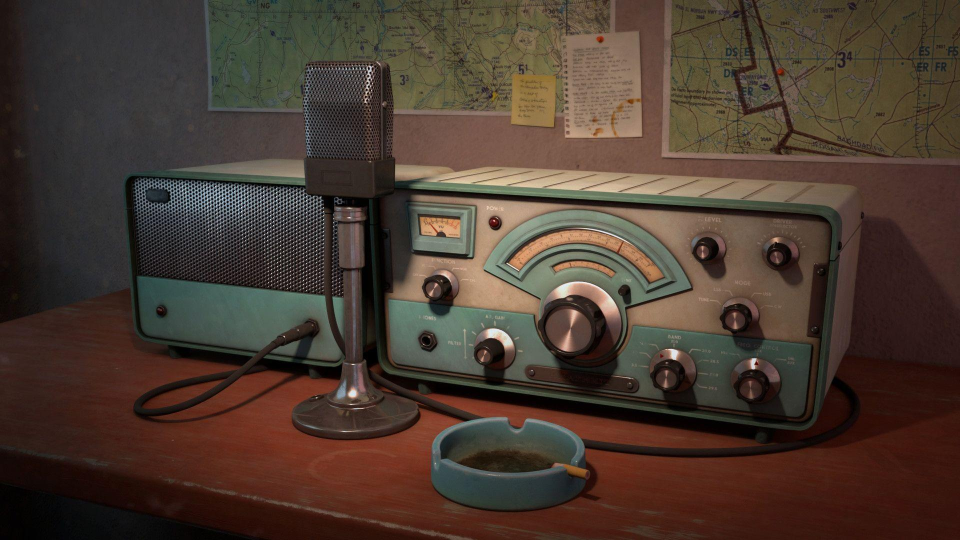
#> input picture PythonApps/imageMaker/RadioWallpaper.jpg, 1920 x 1080 px (shown at 1/2 size); its folder holds only this picture in this run
$ python makeRGB565imgFile.py
#> lines starting #> are read from the running program, lines starting #| are printed output that depends on the picture
#!/usr/bin/env python3
"""
Generate RGB565 C headers from local random image files.

Behavior:
- Scans this folder for image files: .jpg/.jpeg/.png/.webp/.bmp
- Generates one header per image into ../../src
- Output names follow the source stem only: <source_stem>.h
- Detects source image format
- Applies smart crop to target size before RGB565 conversion
"""

from pathlib import Path
from PIL import Image

INPUT_SUFFIXES = {".jpg", ".jpeg", ".png", ".webp", ".bmp"}
OUTPUT_DIR = Path("../../src")
VALUES_PER_LINE = 12
# 4"
TARGET_WIDTH = 480
TARGET_HEIGHT = 320
# 2.4......
#TARGET_WIDTH = 320
#TARGET_HEIGHT = 240

def rgb888_to_rgb565(r: int, g: int, b: int) -> int:
    return ((r & 0xF8) << 8) | ((g & 0xFC) << 3) | (b >> 3)


def make_c_identifier(stem: str) -> str:
    out = "".join(ch if ch.isalnum() else "_" for ch in stem)
    while "__" in out:
        out = out.replace("__", "_")
    out = out.strip("_")
    if not out:
        out = "image"
    if out[0].isdigit():
        out = "img_" + out
    return out


def smart_crop_to_target(img: Image.Image, target_w: int, target_h: int) -> Image.Image:
    src_w, src_h = img.size
    target_aspect = target_w / target_h
    src_aspect = src_w / src_h

    if src_aspect > target_aspect:
        crop_h = src_h
        crop_w = int(round(crop_h * target_aspect))
        gray = img.convert("L")
        # Saliency from horizontal intensity changes; choose the most "informative" window.
        row_center = src_h // 2
        energies = []
        for x in range(0, src_w - crop_w + 1):
            e = 0
            for y in range(max(1, row_center - 20), min(src_h - 1, row_center + 20)):
                prev_px = gray.getpixel((x, y))
                for dx in range(1, min(crop_w, 64)):
                    cur_px = gray.getpixel((x + dx, y))
                    e += abs(cur_px - prev_px)
                    prev_px = cur_px
            energies.append(e)
        if energies:
            x0 = max(0, min(src_w - crop_w, energies.index(max(energies))))
        else:
            x0 = (src_w - crop_w) // 2
        y0 = 0
    else:
        crop_w = src_w
        crop_h = int(round(crop_w / target_aspect))
        gray = img.convert("L")
        # Saliency from vertical intensity changes; choose the most "informative" window.
        col_center = src_w // 2
        energies = []
        for y in range(0, src_h - crop_h + 1):
            e = 0
            for x in range(max(1, col_center - 20), min(src_w - 1, col_center + 20)):
                prev_px = gray.getpixel((x, y))
                for dy in range(1, min(crop_h, 64)):
                    cur_px = gray.getpixel((x, y + dy))
                    e += abs(cur_px - prev_px)
                    prev_px = cur_px
            energies.append(e)
        if energies:
            y0 = max(0, min(src_h - crop_h, energies.index(max(energies))))
        else:
            y0 = (src_h - crop_h) // 2
        x0 = 0

    cropped = img.crop((x0, y0, x0 + crop_w, y0 + crop_h))
    return cropped.resize((target_w, target_h), Image.Resampling.LANCZOS)


def build_header_text(
    input_image: Path,
    output_stem: str,
    source_format: str,
    width: int,
    height: int,
    values: list[int],
) -> str:
    array_name = make_c_identifier(output_stem)
    lines = []
    lines.append("// Universal RGB565 image header")
    lines.append("#pragma once")
    lines.append("#include <Arduino.h>")
    lines.append("")
    lines.append("// Universal struct for RGB565 images")
    lines.append("#ifndef RGB565_IMAGE_STRUCT_DEFINED")
    lines.append("#define RGB565_IMAGE_STRUCT_DEFINED")
    lines.append("struct RGB565Image {")
    lines.append("    uint16_t width;")
    lines.append("    uint16_t height;")
    lines.append("    const uint16_t* data;")
    lines.append("};")
    lines.append("#endif")
    lines.append("")
    lines.append(f"// Generated from {input_image.name} [{source_format}] ({width}x{height}) -> RGB565")
    lines.append(f"const uint16_t {array_name}[{width}*{height}] PROGMEM = {{")

    for i in range(0, len(values), VALUES_PER_LINE):
        chunk = values[i : i + VALUES_PER_LINE]
        lines.append("  " + ", ".join(f"0x{v:04X}" for v in chunk) + ",")

    lines.append("};")
    lines.append("")
    lines.append("// Provide an instance for universal display")
    lines.append(f"const RGB565Image {array_name}_img = {{")
    lines.append(f"  {width}, // width")
    lines.append(f"  {height}, // height")
    lines.append(f"  {array_name}")
    lines.append("};")
    lines.append("")
    return "\n".join(lines)


def convert_one_image(input_image: Path, output_dir: Path, output_stem: str) -> Path:
    src = Image.open(input_image)
    source_format = (src.format or input_image.suffix.lstrip(".")).upper()

    # Normalize alpha images onto black background before crop/convert.
    if src.mode in ("RGBA", "LA") or (src.mode == "P" and "transparency" in src.info):
        rgba = src.convert("RGBA")
        base = Image.new("RGBA", rgba.size, (0, 0, 0, 255))
        src = Image.alpha_composite(base, rgba).convert("RGB")
    else:
        src = src.convert("RGB")

    img = smart_crop_to_target(src, TARGET_WIDTH, TARGET_HEIGHT)
    width, height = img.size
    output_header = output_dir / f"{output_stem}.h"

    raw = img.tobytes()
    values = [
        rgb888_to_rgb565(raw[i], raw[i + 1], raw[i + 2])
        for i in range(0, len(raw), 3)
    ]
    header_text = build_header_text(input_image, output_stem, source_format, width, height, values)
    output_header.write_text(header_text, encoding="utf-8")
    return output_header


def main() -> None:
    script_dir = Path(__file__).resolve().parent
    output_dir = (script_dir / OUTPUT_DIR).resolve()
    output_dir.mkdir(parents=True, exist_ok=True)

    candidates = sorted(
        p for p in script_dir.iterdir()
        if p.is_file() and p.suffix.lower() in INPUT_SUFFIXES
    )
    if not candidates:
        exts = ", ".join(sorted(INPUT_SUFFIXES))
        raise SystemExit(f"No input images found with extensions: {exts} in {script_dir}")

    # Keep one source per base stem (newest wins), so random_image0 does not
    # generate both *_jpg.h and *_png.h from stale files.
    by_stem: dict[str, Path] = {}
    for p in candidates:
        prev = by_stem.get(p.stem)
        if prev is None or p.stat().st_mtime >= prev.stat().st_mtime:
            by_stem[p.stem] = p
    input_images = [by_stem[s] for s in sorted(by_stem.keys())]

    for input_image in input_images:
        # Remove stale generated variants for the same source stem.
        for old in output_dir.glob(f"{input_image.stem}_*.h"):
            old.unlink()
        output_stem = input_image.stem
        out = convert_one_image(input_image, output_dir, output_stem)
#> in convert_one_image, src is the input picture: PIL image 1920x1080 RGB; mean R, G, B 74.1, 58.7, 48.3
#> in smart_crop_to_target, `gray = img.convert("L")`:
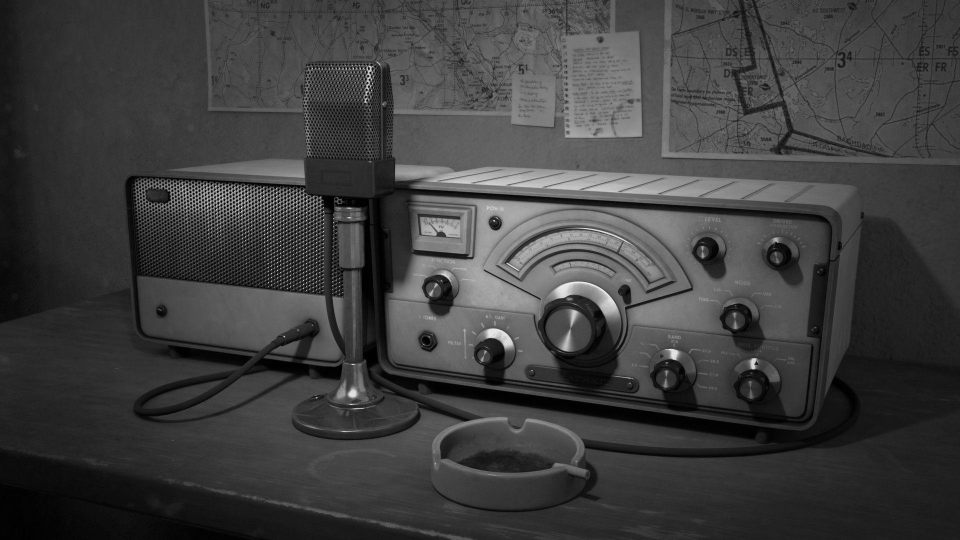
#> gray: PIL image 1920x1080 L (shown at 1/2 size); min 0, max 255, mean 62.1
#> after the loop in smart_crop_to_target, `for x in range(0, src_w - crop_w + 1):`: energies = 301 values, max 30483 at index 300, min 2639 at index 0, mean 8410.4
#> in smart_crop_to_target, `x0 = max(0, min(src_w - crop_w, energies.index(max(energies))))`: x0 = 300
#> in smart_crop_to_target, `cropped = img.crop((x0, y0, x0 + crop_w, y0 + crop_h))`:
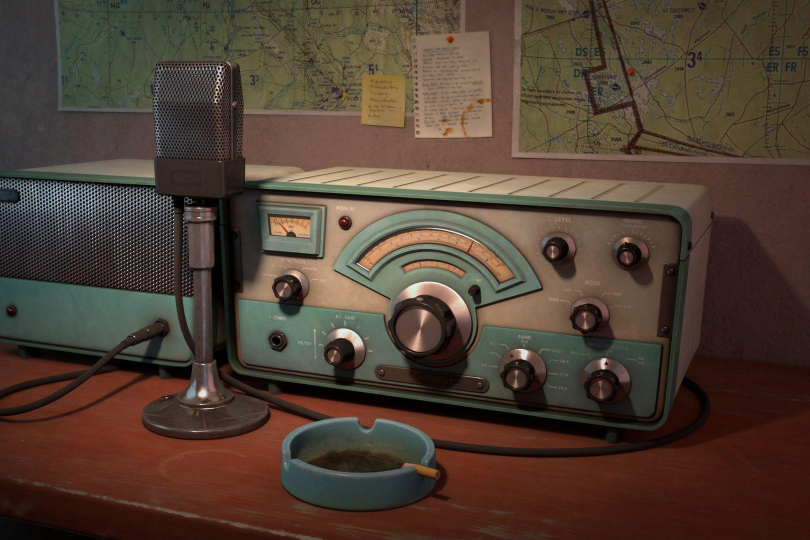
#> cropped: PIL image 1620x1080 RGB (shown at 1/2 size); mean R, G, B 79.8, 63.2, 51.3
#> in smart_crop_to_target, `return cropped.resize((target_w, target_h), Image.Resampling.LANCZOS)`:
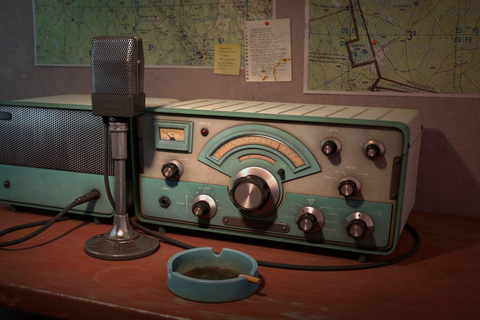
#> returned value: PIL image 480x320 RGB; mean R, G, B 79.8, 63.2, 51.3
#> in convert_one_image, `values = [ rgb888_to_rgb565(raw[i], raw[i + 1], raw[i + 2]) for i in r..`: values = 153600 items
#> the loop in build_header_text, `for i in range(0, len(values), VALUES_PER_LINE):` made 12800 passes
#> i on passes 2 to 4: 12, 24, 36
#> after the loop in build_header_text, `for i in range(0, len(values), VALUES_PER_LINE):`: lines = 12816 items, first 6: '// Universal RGB565 image header', '#pragma once', '#include <Arduino.h>', '', '// Universal struct for RGB565 images', '#ifndef RGB565_IMAGE_STRUCT_DEFINED'
        print(f"Wrote: {out}")


if __name__ == "__main__":
    main()

$ run again, on PythonApps/imageMaker/random_image1.png
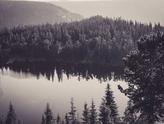
#> input picture PythonApps/imageMaker/random_image1.png, 164 x 124 px
#> in convert_one_image, src is the input picture: PIL image 164x124 RGB; mean R, G, B 112.1, 104.2, 108.5
#> after the loop in smart_crop_to_target, `for y in range(0, src_h - crop_h + 1):`: energies = [15652, 15255, 15050, 15056, 15072, 15090, 15201, 15313, 15375, 15693, 16223, 16957, 17841, 18702, 19798, 20445]
#> y0 = 15
#> in smart_crop_to_target, `cropped = img.crop((x0, y0, x0 + crop_w, y0 + crop_h))`:
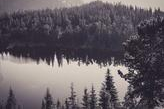
#> cropped: PIL image 164x109 RGB; mean R, G, B 102.4, 94.8, 100.4
#> in smart_crop_to_target, `return cropped.resize((target_w, target_h), Image.Resampling.LANCZOS)`:
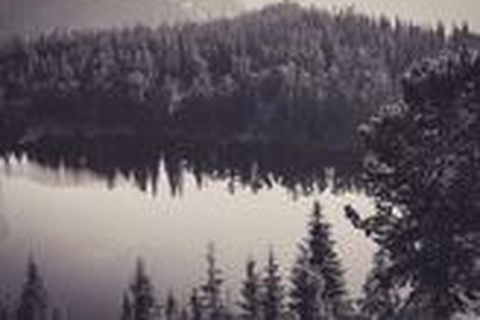
#> returned value: PIL image 480x320 RGB; mean R, G, B 102.4, 94.8, 100.4
#> values = 153600 items
#> the loop in build_header_text, `for i in range(0, len(values), VALUES_PER_LINE):` made 12800 passes
#> i on passes 2 to 4: 12, 24, 36
#> after the loop in build_header_text, `for i in range(0, len(values), VALUES_PER_LINE):`: lines = 12816 items, first 6: '// Universal RGB565 image header', '#pragma once', '#include <Arduino.h>', '', '// Universal struct for RGB565 images', '#ifndef RGB565_IMAGE_STRUCT_DEFINED'

$ run again, on PythonApps/imageMaker/random_image2.jpg
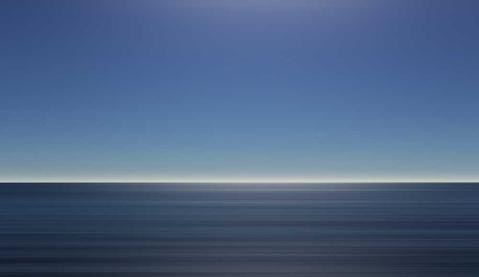
#> input picture PythonApps/imageMaker/random_image2.jpg, 479 x 277 px
#> in convert_one_image, src is the input picture: PIL image 479x277 RGB; mean R, G, B 77.6, 99.9, 133.4
#> in smart_crop_to_target, `gray = img.convert("L")`:
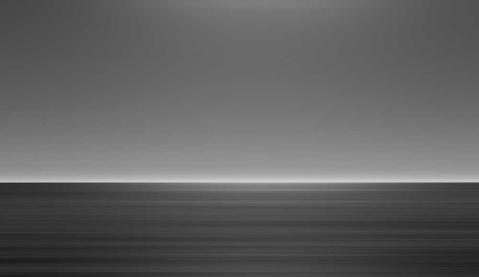
#> gray: PIL image 479x277 L; min 27, max 208, mean 97
#> after the loop in smart_crop_to_target, `for x in range(0, src_w - crop_w + 1):`: energies = 64 values, max 470 at index 63, min 320 at index 8, mean 419.1
#> x0 = 63
#> in smart_crop_to_target, `cropped = img.crop((x0, y0, x0 + crop_w, y0 + crop_h))`:
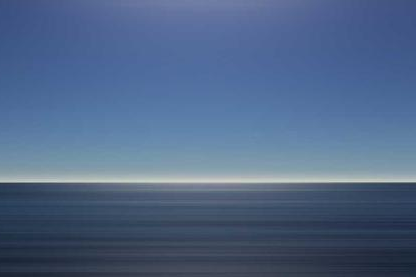
#> cropped: PIL image 416x277 RGB; mean R, G, B 79.7, 101.9, 135.3
#> values = 153600 items
#> the loop in build_header_text, `for i in range(0, len(values), VALUES_PER_LINE):` made 12800 passes
#> i on passes 2 to 4: 12, 24, 36
#> after the loop in build_header_text, `for i in range(0, len(values), VALUES_PER_LINE):`: lines = 12816 items, first 6: '// Universal RGB565 image header', '#pragma once', '#include <Arduino.h>', '', '// Universal struct for RGB565 images', '#ifndef RGB565_IMAGE_STRUCT_DEFINED'

$ run again, on PythonApps/imageMaker/random_image0.jpg
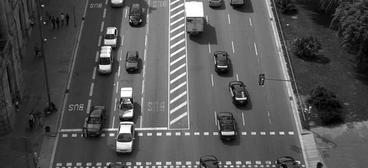
#> input picture PythonApps/imageMaker/random_image0.jpg, 368 x 168 px
#> in convert_one_image, src is the input picture: PIL image 368x168 RGB; min 0, max 255, mean 83.3
#> after the loop in smart_crop_to_target, `for x in range(0, src_w - crop_w + 1):`: energies = 117 values, max 39166 at index 116, min 10073 at index 24, mean 23285
#> x0 = 116
#> in smart_crop_to_target, `cropped = img.crop((x0, y0, x0 + crop_w, y0 + crop_h))`:
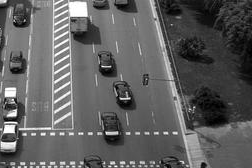
#> cropped: PIL image 252x168 RGB; min 0, max 255, mean 95.1
#> in smart_crop_to_target, `return cropped.resize((target_w, target_h), Image.Resampling.LANCZOS)`:
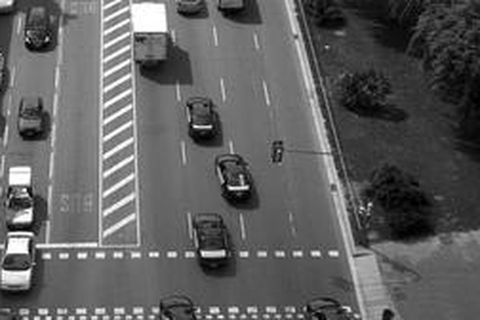
#> returned value: PIL image 480x320 RGB; min 0, max 255, mean 95.1
#> values = 153600 items
#> the loop in build_header_text, `for i in range(0, len(values), VALUES_PER_LINE):` made 12800 passes
#> i on passes 2 to 4: 12, 24, 36
#> after the loop in build_header_text, `for i in range(0, len(values), VALUES_PER_LINE):`: lines = 12816 items, first 6: '// Universal RGB565 image header', '#pragma once', '#include <Arduino.h>', '', '// Universal struct for RGB565 images', '#ifndef RGB565_IMAGE_STRUCT_DEFINED'
